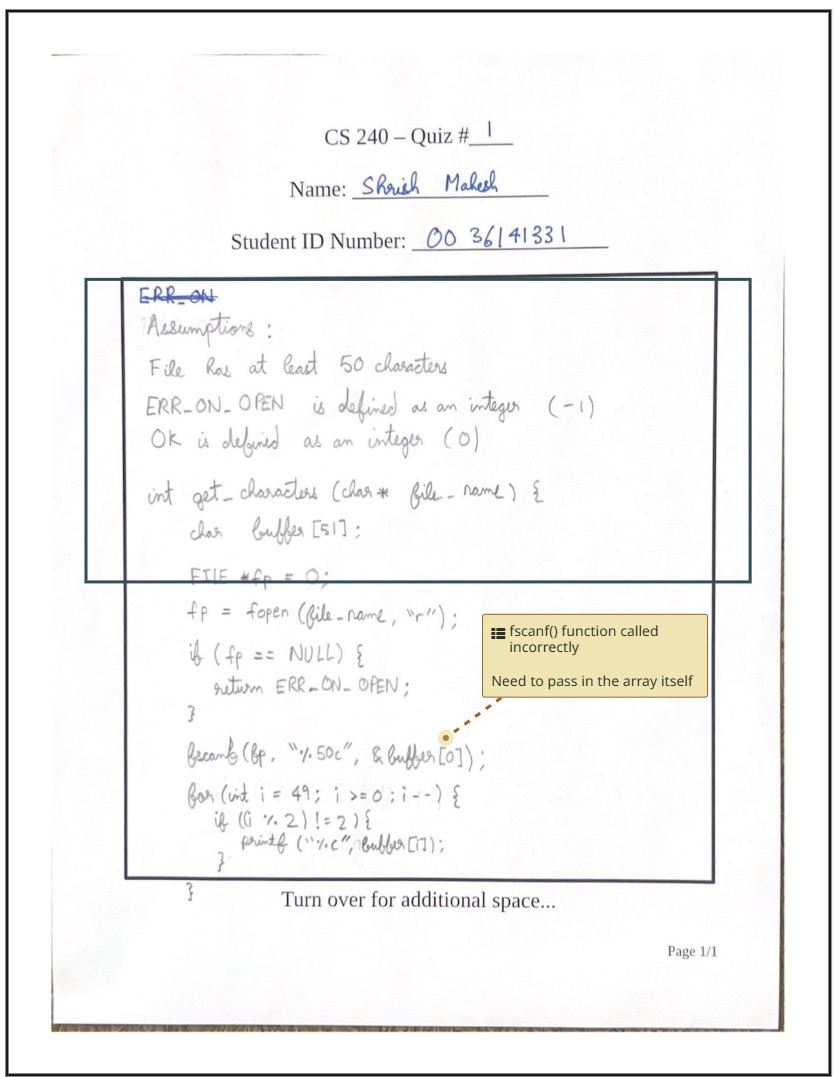
#> input picture Test-Page.jpg, 834 x 1077 px; its folder holds only this picture in this run
$ python -i extractAndCompare.py   (imports and definitions only)
#> lines starting #> are read from the running program, lines starting #| are printed output that depends on the picture; after the words box and inside, x2 and y2 are one past the last pixel; in counts of white or black regions, pixels touching at a corner belong together
import cv2
import numpy as np
import pytesseract

#image - extract image hardcoded for now


def show_image(window_name, image):
    cv2.imshow(window_name, image)
    cv2.waitKey(0)
    cv2.destroyAllWindows()

def clean_image():
    # clean - reduce noise, object detection (annotations), maybe OCR if applicable
    img = cv2.imread('./Test-Page.jpg')
#> img is the input picture: shape (1077, 834, 3); mean B, G, R 243.3, 244.1, 244.3

    resized_img = cv2.resize(img, (400, 600), interpolation=cv2.INTER_AREA)
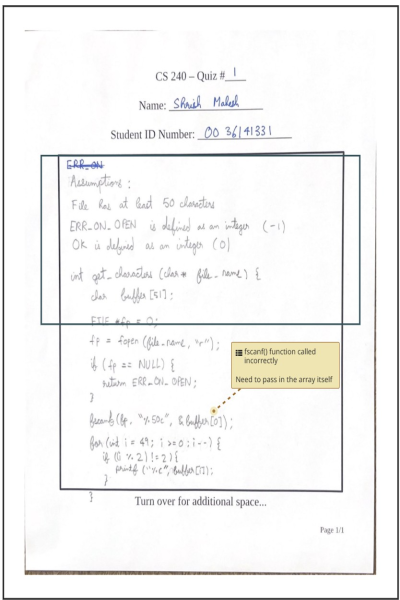
#> resized_img: shape (600, 400, 3); mean B, G, R 243.3, 244.1, 244.3

    if img is None:
        print('No image')

    window_name = 'My Image Display'

    show_image(window_name, resized_img)

    img_gray = cv2.cvtColor(img, cv2.COLOR_BGR2GRAY)
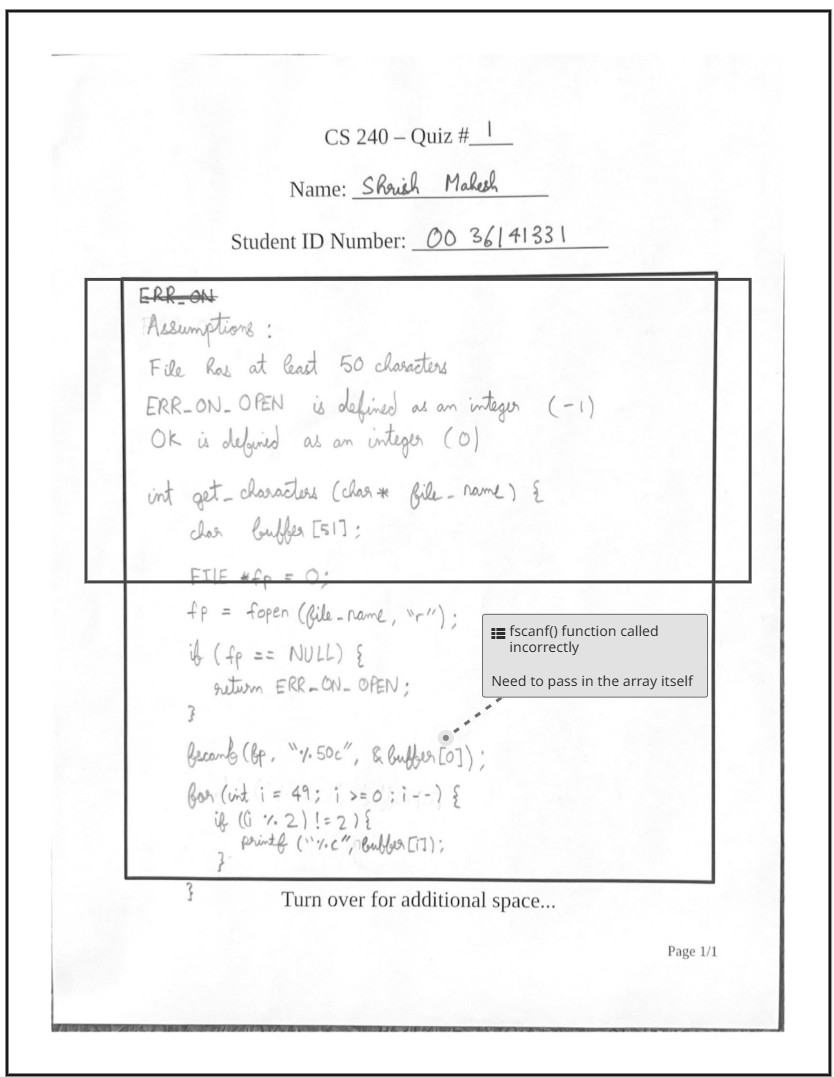
#> img_gray: shape (1077, 834); min 17, max 255, mean 244.1

    _, thresh = cv2.threshold(img_gray, 125, 255, cv2.THRESH_BINARY + cv2.THRESH_OTSU)
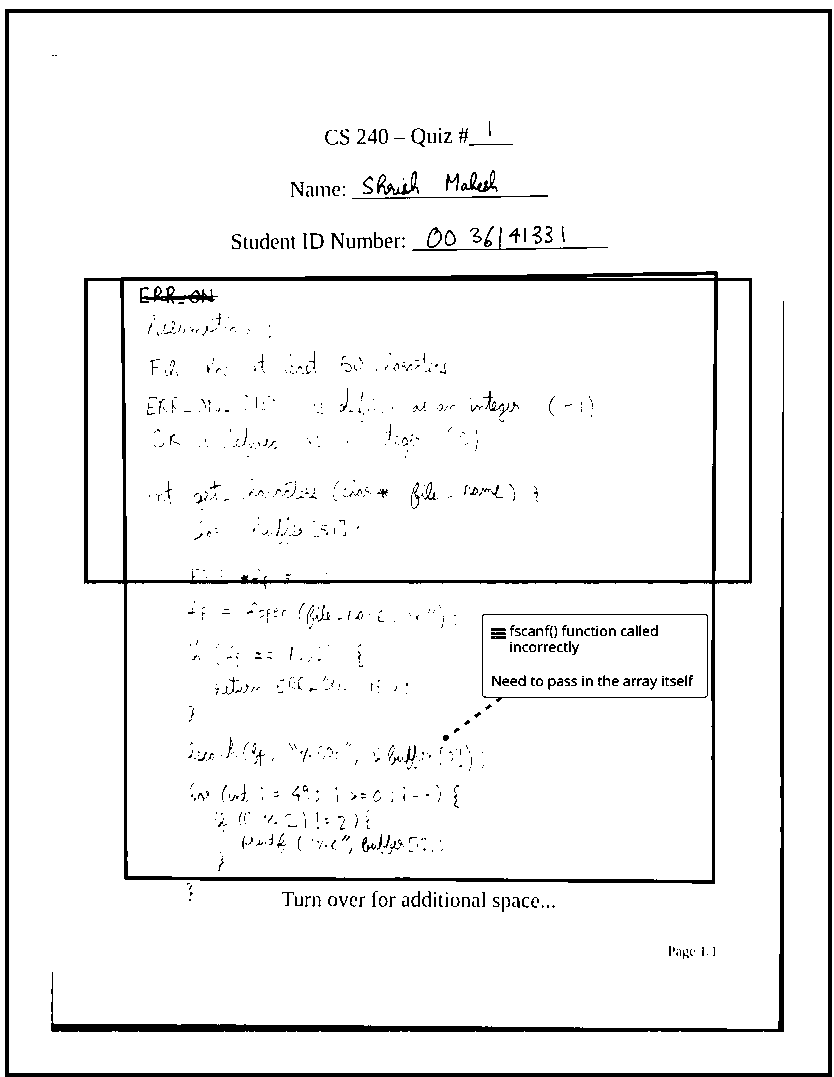
#> thresh: shape (1077, 834); 94.7% white; 840 black regions (663 under 20 px), largest, box (x1, y1, x2, y2) and area: (5, 9, 832, 1077) 15096, (84, 271, 752, 884) 13969, (51, 301, 784, 1032) 6686
    resized_img = cv2.resize(thresh, (400, 600), interpolation=cv2.INTER_AREA)
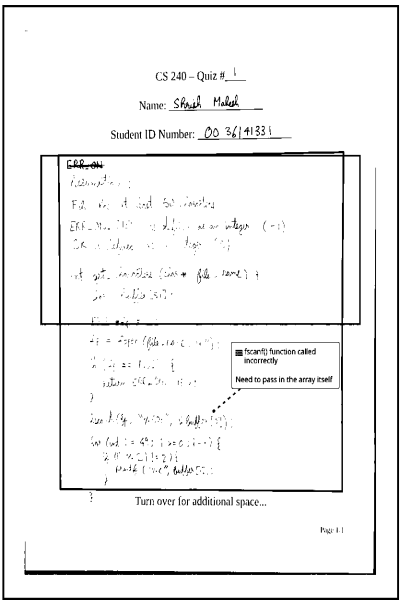
#> resized_img: shape (600, 400); min 0, max 255, mean 241.6
    show_image("Gray", resized_img)

    clahe = cv2.createCLAHE(clipLimit=0.1, tileGridSize=(
    14, 14))  # larger tiles = more global transformation, low clipLimit reduces unecessary noise
    enhanced = clahe.apply(img_gray)

    resized_img = cv2.resize(thresh, (400, 600), interpolation=cv2.INTER_AREA)
    show_image("Enhanced", resized_img)

    # Assume 'gray' is your grayscale image.
    adaptive_thresh = cv2.adaptiveThreshold(
        enhanced,  # Source image (grayscale)
        255,  # Maximum value assigned to pixel values exceeding the threshold
        cv2.ADAPTIVE_THRESH_GAUSSIAN_C,  # Adaptive method using a weighted sum of neighborhood values
        cv2.THRESH_BINARY,  # Threshold type (binary: if pixel value > threshold -> maxValue, else 0)
        21,  # blockSize: Size of the neighborhood area (must be an odd number), larger sizes help smoothen
        2  # Constant (C) subtracted from the computed mean or weighted sum
    )
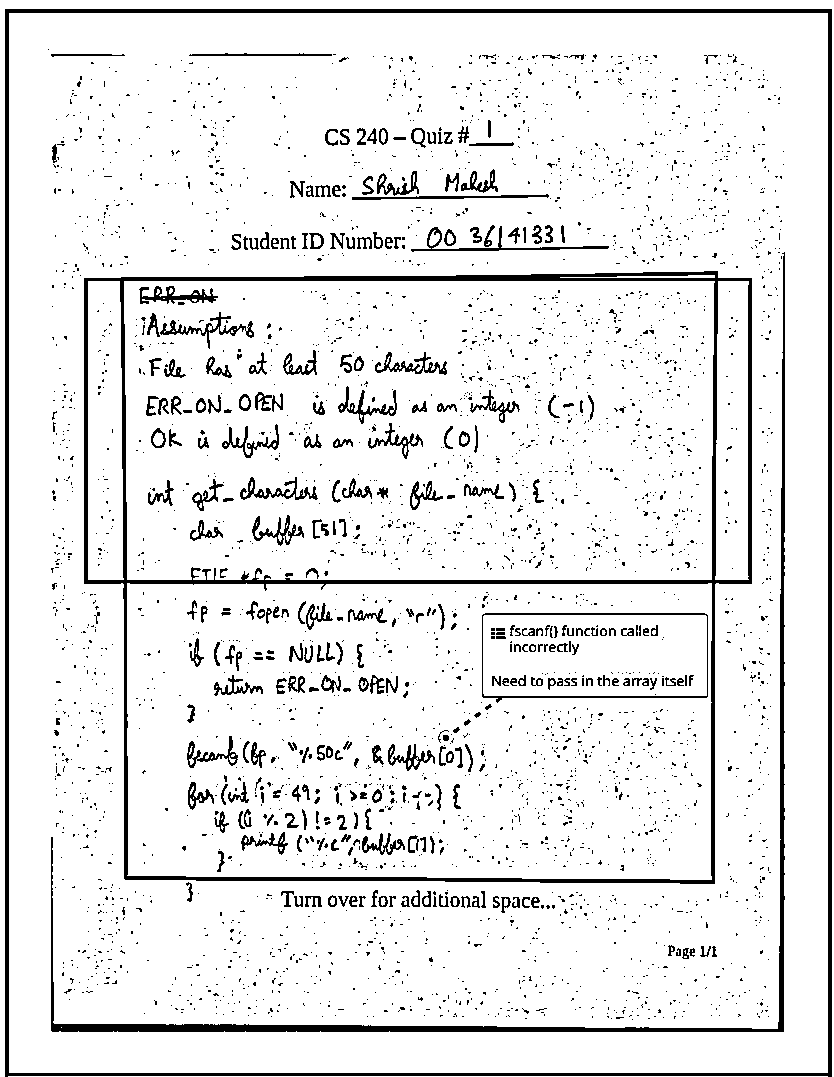
#> adaptive_thresh: shape (1077, 834); 91.6% white; 3514 black regions (3200 under 20 px), largest, box (x1, y1, x2, y2) and area: (84, 271, 752, 884) 15392, (5, 9, 832, 1077) 14276, (51, 252, 785, 1032) 7618

    resized_img = cv2.resize(adaptive_thresh, (400, 600), interpolation=cv2.INTER_AREA)
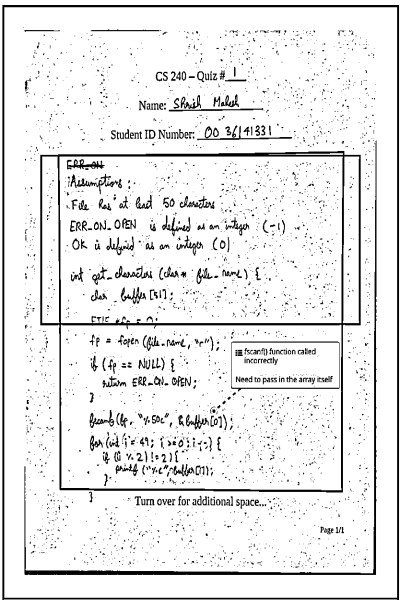
#> resized_img: shape (600, 400); min 0, max 255, mean 233.5
    show_image(window_name, resized_img)
    return adaptive_thresh

def clean_image_final():
    img = cv2.imread('./Test-Page.jpg')

    resized_img = cv2.resize(img, (400, 600), interpolation=cv2.INTER_AREA)

    if img is None:
        print('No image')

    window_name = 'My Image Display'

    # show_image(window_name, resized_img)
    #
    img_gray = cv2.cvtColor(img, cv2.COLOR_BGR2GRAY)

    _, thresh = cv2.threshold(img_gray, 125, 255, cv2.THRESH_BINARY + cv2.THRESH_OTSU)
    resized_img = cv2.resize(thresh, (400, 600), interpolation=cv2.INTER_AREA)
    # show_image("Gray", resized_img)

    clahe = cv2.createCLAHE(clipLimit=0.1, tileGridSize=(
        14, 14))  # larger tiles = more global transformation, low clipLimit reduces unecessary noise
    enhanced = clahe.apply(img_gray)

    resized_img = cv2.resize(thresh, (400, 600), interpolation=cv2.INTER_AREA)
    # show_image("Enhanced", resized_img)

    # Assume 'gray' is your grayscale image.
    adaptive_thresh = cv2.adaptiveThreshold(
        enhanced,  # Source image (grayscale)
        255,  # Maximum value assigned to pixel values exceeding the threshold
        cv2.ADAPTIVE_THRESH_GAUSSIAN_C,  # Adaptive method using a weighted sum of neighborhood values
        cv2.THRESH_BINARY,  # Threshold type (binary: if pixel value > threshold -> maxValue, else 0)
        21,  # blockSize: Size of the neighborhood area (must be an odd number), larger sizes help smoothen
        2  # Constant (C) subtracted from the computed mean or weighted sum
    )

    resized_img = cv2.resize(adaptive_thresh, (400, 600), interpolation=cv2.INTER_AREA)
    # show_image(window_name, resized_img)
    return adaptive_thresh


#text
#compare rubric

#call function to get rubric and points deductions


#general-response from a multimodal LLM that can anaylze our image

>>> result = clean_image()
